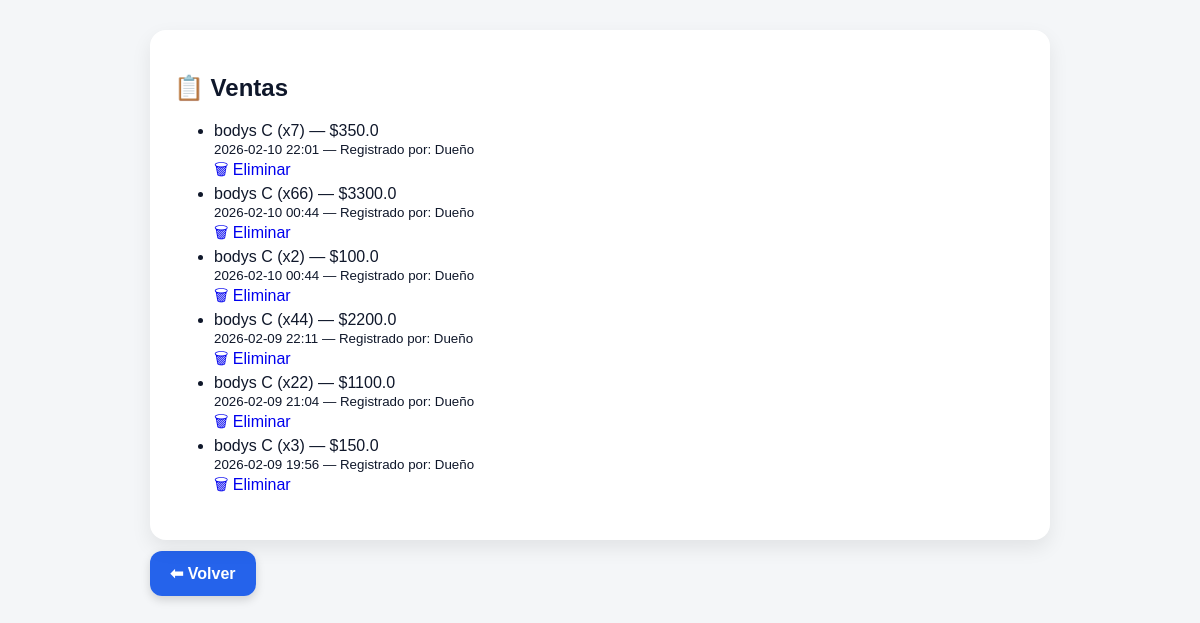
/ventas (signed in), run on the app's committed database.
### tables this page shows
CREATE TABLE ventas (
        id INTEGER PRIMARY KEY AUTOINCREMENT,
        producto_id INTEGER,
        cantidad INTEGER NOT NULL,
        total REAL NOT NULL,
        fecha TEXT NOT NULL,
        usuario_id INTEGER NOT NULL DEFAULT 1
    );

CREATE TABLE productos (
        id INTEGER PRIMARY KEY AUTOINCREMENT,
        nombre TEXT NOT NULL,
        precio REAL NOT NULL,
        stock INTEGER NOT NULL DEFAULT 0
    );

CREATE TABLE usuarios (
        id INTEGER PRIMARY KEY AUTOINCREMENT,
        nombre TEXT NOT NULL,
        rol TEXT NOT NULL CHECK (rol IN ('dueno','operadora')),
        activo INTEGER NOT NULL DEFAULT 1
    , password_hash TEXT);

### backend/app.py (the view, shortened to what this page needs)
@app.route("/ventas")
def ventas():
    if not requiere_operadora():
        return redirect("/login")
    conn = conectar()
    cursor = conn.cursor()
    if session.get("rol") == "dueno":
        cursor.execute("""
            SELECT v.id, p.nombre, v.cantidad, v.total, v.fecha, u.nombre
            FROM ventas v
            JOIN productos p ON p.id = v.producto_id
            JOIN usuarios u ON u.id = v.usuario_id
            ORDER BY v.id DESC
        """)
    ventas = cursor.fetchall()
    conn.close()
    return render_template("ventas.html", ventas=ventas)

### backend/app.py (called while the page is built)
def conectar():
    return sqlite3.connect(DB_PATH)

def requiere_operadora():
    if session.get("rol") not in ("operadora", "dueno"):
        return False
    return True

### frontend/templates/ventas.html (shortened to what this page needs)
<!DOCTYPE html>
<html lang="es">
<head>
    <link rel="stylesheet" href="/static/css/style.css">
</head>
<body>
<div class="container">
    <div class="card">
        <h2>📋 Ventas</h2>
        {% if ventas %}
            <ul>
                {% for v in ventas %}
                    <li>
                        {{ v[1] }} (x{{ v[2] }}) — ${{ v[3] }} <br>
                        <small>
                            {{ v[4] }} — Registrado por: {{ v[5] }}
                        </small>
                        {% if session["rol"] == "dueno" %}
                            <br>
                            <a href="/ventas/eliminar/{{ v[0] }}"
                            onclick="return confirm('¿Eliminar esta venta?')">
                            🗑 Eliminar
                            </a>
                        {% endif %}
                    </li>
                {% endfor %}
            </ul>
        {% else %}
            <p>No hay ventas registradas.</p>
        {% endif %}
    </div>
    <a href="/"class="btn-accion">⬅ Volver</button></a>
</div>
</body>
</html>

### frontend/static/css/style.css (style rules this page uses)
body { font-family: Arial, sans-serif; background: #f4f6f8; margin: 0; padding: 0; }
.container { max-width: 900px; margin: auto; padding: 30px; }
.btn-accion { background: #2f80ed; color: white; padding: 14px 20px; border-radius: 12px; text-decoration: none; font-weight: bold; box-shadow: 0 4px 10px rgba(0,0,0,.15); }
.card { background: #ffffff; border-radius: 16px; padding: 24px; box-shadow: 0 8px 20px rgba(0,0,0,.08); margin-bottom: 24px; }
:root { --color-primary: #2563eb; --color-primary-dark: #1d4ed8; --color-danger: #e63946; --bg-main: #f4f6f8; --text-main: #0f172a; --text-muted: #64748b; --radius-lg: 16px; --radius-md: 12px; --radius-sm: 8px; }
body { background: var(--bg-main); color: var(--text-main); }
.btn-accion, .btn-primary { background: var(--color-primary); border-radius: var(--radius-md); transition: 0.2s; }
.card, .resumen { border-radius: var(--radius-lg); }
h1, h2, h3 { color: var(--text-main); }
a { text-decoration: none; }
.card { animation: fadeUp 0.5s ease forwards; }
.card { transition: transform 0.2s ease, box-shadow 0.2s ease; }
.btn-accion { transition: transform 0.15s ease, box-shadow 0.15s ease; }

### data on the page
ventas: nombre "bodys C", cantidad "7", total "350.0", fecha "2026-02-10 22:01", nombre "Dueño"
ventas: nombre "bodys C", cantidad "66", total "3300.0", fecha "2026-02-10 00:44", nombre "Dueño"
ventas: nombre "bodys C", cantidad "2", total "100.0", fecha "2026-02-10 00:44", nombre "Dueño"
ventas: nombre "bodys C", cantidad "44", total "2200.0", fecha "2026-02-09 22:11", nombre "Dueño"
ventas: nombre "bodys C", cantidad "22", total "1100.0", fecha "2026-02-09 21:04", nombre "Dueño"
ventas: nombre "bodys C", cantidad "3", total "150.0", fecha "2026-02-09 19:56", nombre "Dueño"
